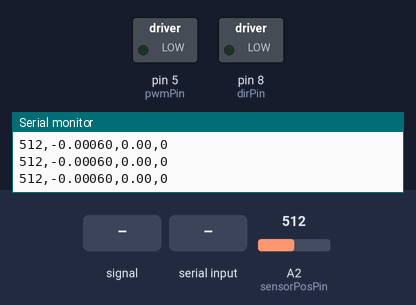
A sketch run on a simulated Arduino Uno, built with avr-gcc and run on an emulated ATmega328P. Parts: switched loads named in the sketch (green lamp = pin HIGH), the last lines printed to the serial monitor. The inputs (shaded band) are chosen by the test bench; at power-on: A2 (sensorPosPin) = 512.

Above: at 1.2 s.
1.3 s: A2 (sensorPosPin) fed a 200 Hz sine of ±460 counts around its level
At 2.5 s:
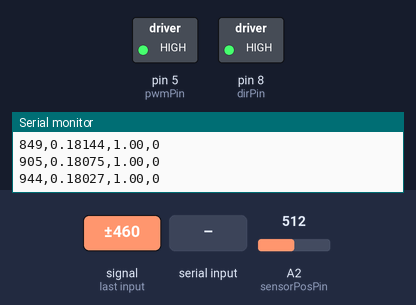
2.8 s: "1\n" received over Serial
5.8 s: "3\n" received over Serial
At 7.42 s:
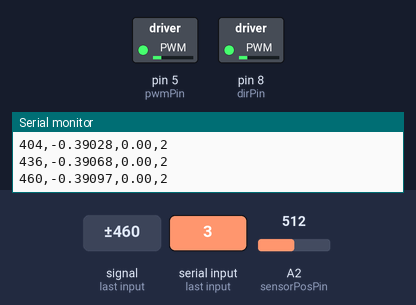
8.8 s: A2 (sensorPosPin) set to 710
10.3 s: A2 (sensorPosPin) set to 745
11.8 s: A2 (sensorPosPin) set to 766
At 12.1 s:
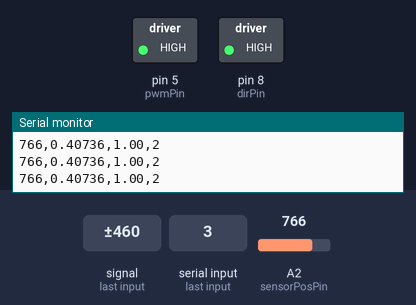
Timing chart, 0 to 14.3 s (numbered marks = the images above; inputs shaded):
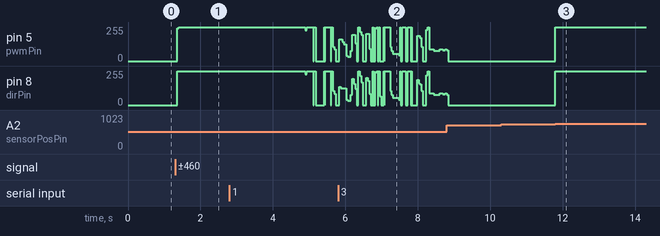

The sketch:

Arduino_Haptic_Final.ino
```cpp
//--------------------------------------------------------------------------
// Tania Morimoto and Allison Okamura, Stanford University
// 11.16.13
// Code to test basic Hapkit functionality (sensing and force output)
// Modified for 601105 @Hallym University
// test at 2019/11/12 at KAIST
// works with 03_Processing-Arduino\sketch03_SerialReceiveDrawFromArduino
//--------------------------------------------------------------------------
// Includes
#include <math.h>

//custom value
int mode = 0;

// Pin declares
int pwmPin = 5; // PWM output pin for motor 1
int dirPin = 8; // direction output pin for motor 1
int sensorPosPin = A2; // input pin for MR sensor
int fsrPin = A3; // input pin for FSR sensor

// Position tracking variables
int updatedPos = 0;     // keeps track of the latest updated value of the MR sensor reading
int rawPos = 0;         // current raw reading from MR sensor
int lastRawPos = 0;     // last raw reading from MR sensor
int lastLastRawPos = 0; // last last raw reading from MR sensor
int flipNumber = 0;     // keeps track of the number of flips over the 180deg mark
int tempOffset = 0;
int rawDiff = 0;
int lastRawDiff = 0;
int rawOffset = 0;
int lastRawOffset = 0;
const int flipThresh = 700;  // threshold to determine whether or not a flip over the 180 degree mark occurred
boolean flipped = false;

// Kinematics variables
double xh = 0;           // position of the handle [m]
double lastXh = 0;     //last x position of the handle
double vh = 0;         //velocity of the handle
double lastVh = 0;     //last velocity of the handle
double lastLastVh = 0; //last last velocity of the handle

// Force output variables
double force = 0;           // force at the handle
double Tp = 0;              // torque of the motor pulley
double duty = 0;            // duty cylce (between 0 and 255)
unsigned int output = 0;    // output command to the motor
int cnt = 0;
// --------------------------------------------------------------
// Setup function -- NO NEED TO EDIT
// --------------------------------------------------------------
void setup()
{
  // Set up serial communication
  Serial.begin(38400);

  // Set PWM frequency
  setPwmFrequency(pwmPin,1);

  // Input pins
  pinMode(sensorPosPin, INPUT); // set MR sensor pin to be an input
  pinMode(fsrPin, INPUT);       // set FSR sensor pin to be an input

  // Output pins
  pinMode(pwmPin, OUTPUT);  // PWM pin for motor A
  pinMode(dirPin, OUTPUT);  // dir pin for motor A

  // Initialize motor
  analogWrite(pwmPin, 0);     // set to not be spinning (0/255)
  digitalWrite(dirPin, LOW);  // set direction

  // Initialize position valiables
  lastLastRawPos = analogRead(sensorPosPin);
  lastRawPos = analogRead(sensorPosPin);
}

// --------------------------------------------------------------
// Serial Event
// Processing으로 받은 키를 처리
// --------------------------------------------------------------
void serialEvent() {
  while (Serial.available()) {
    // get the new byte:
    //char inChar = (char)Serial.read();
    int v = Serial.read();

    char vChar = (char) v;

    // 아래와 유사하게 구현해보세요
    if(vChar=='1')
    {
      mode = 0;
    }
    else if(vChar=='2')
    {
      mode = 1;
    }
    else if(vChar=='3')
    {
      mode = 2;
    }

  }

}

// --------------------------------------------------------------
// Main Loop
// --------------------------------------------------------------
void loop()
{

  //*************************************************************
  //*** Section 1. Compute position in counts (do not change) ***
  //*************************************************************

  // Get voltage output by MR sensor
  rawPos = analogRead(sensorPosPin);  //current raw position from MR sensor

  // Calculate differences between subsequent MR sensor readings
  rawDiff = rawPos - lastRawPos;          //difference btwn current raw position and last raw position
  lastRawDiff = rawPos - lastLastRawPos;  //difference btwn current raw position and last last raw position
  rawOffset = abs(rawDiff);
  lastRawOffset = abs(lastRawDiff);

  // Update position record-keeping vairables
  lastLastRawPos = lastRawPos;
  lastRawPos = rawPos;

  // Keep track of flips over 180 degrees
  if((lastRawOffset > flipThresh) && (!flipped)) { // enter this anytime the last offset is greater than the flip threshold AND it has not just flipped
    if(lastRawDiff > 0) {        // check to see which direction the drive wheel was turning
      flipNumber--;              // cw rotation
    } else {                     // if(rawDiff < 0)
      flipNumber++;              // ccw rotation
    }
    if(rawOffset > flipThresh) { // check to see if the data was good and the most current offset is above the threshold
      updatedPos = rawPos + flipNumber*rawOffset; // update the pos value to account for flips over 180deg using the most current offset
      tempOffset = rawOffset;
    } else {                     // in this case there was a blip in the data and we want to use lastactualOffset instead
      updatedPos = rawPos + flipNumber*lastRawOffset;  // update the pos value to account for any flips over 180deg using the LAST offset
      tempOffset = lastRawOffset;
    }
    flipped = true;            // set boolean so that the next time through the loop won't trigger a flip
  } else {                        // anytime no flip has occurred
    updatedPos = rawPos + flipNumber*tempOffset; // need to update pos based on what most recent offset is
    flipped = false;
  }

  //*************************************************************
  //*** Section 2. Compute position in meters *******************
  //*************************************************************

  // ADD YOUR CODE HERE
  // Define kinematic parameters you may need
     double rh = 0.065659;   //[m]
  // Step 2.1: print updatedPos via serial monitor
     //Serial.println(updatedPos);
  // Step 2.6:
     double ts = -.0107*updatedPos + 4.9513; // Compute the angle of the sector pulley (ts) in degrees based on updatedPos
  // Step 2.7:
     xh = rh*(ts*3.14159/180);       // Compute the position of the handle based on ts
  // Step 2.8: print xh via serial monitor
     //Serial.println(xh,5);
  // Lab 4 Step 2.3: compute handle velocity
     vh = -(.95*.95)*lastLastVh + 2*.95*lastVh + (1-.95)*(1-.95)*(xh-lastXh)/.0001;  // filtered velocity (2nd-order filter)
     lastXh = xh;
     lastLastVh = lastVh;
     lastVh = vh;

  //*************************************************************
  //*** Section 3. Assign a motor output force in Newtons *******
  //*************************************************************

  // ADD YOUR CODE HERE
  // Define kinematic parameters you may need
     double rp = 0.004191;   //[m]
     double rs = 0.073152;   //[m]
  // Step 3.1:
     //force = -0.5; // In lab 3, you will generate a force by simply assigning this to a constant number (in Newtons)
  // Lab 4 Step 1.4: render a VIRTUAL SPRING
     //double k_spring = 30; //[N/m]
     //force = -k_spring*xh;
  // Lab 4 Step 2.4: render a VIRTUAL DAMPER
     //double b_damper = 0.35;
     //force = -b_damper*vh;
  // Lab 4 Step 3.3: render a VIRTUAL TEXTURE using the damping approach (there is a more clever way to do this)
//     double w = .005;  //width of damping area
//     double b_damper = 0.5;
//     for(int i=0; i<9; i=i+2){
//       if((abs(xh)>i*w)&&(abs(xh)<(i+1)*w)){
//         force = -b_damper*vh;
//       } else if((abs(xh)>(i+1)*w)&&(abs(xh)<(i+2)*w)){
//         force = 0;
//       }
//     }
  // render a VIRTUAL WALL
     serialEvent();
     double x_wall = 0.01;// 10 cm

     double k_wall;
     switch(mode)
     {
      case 0:
      k_wall = 900;
      break;
      case 1:
      k_wall = 300;
      break;
      case 2:
      k_wall = 50;
      break;
     }

     if(xh>x_wall) {
       force = -k_wall*(xh-x_wall);
     } else {
       force = 0;
     }
  // Step 3.2:
     Tp = rp/rs * rh * force;    // Compute the require motor pulley torque (Tp) to generate that force

  //*************************************************************
  //*** Section 5. Force output (do not change) *****************
  //*************************************************************

  // Determine correct direction for motor torque
  if(force < 0) {
    digitalWrite(dirPin, HIGH);
  } else {
    digitalWrite(dirPin, LOW);
  }

  // Compute the duty cycle required to generate Tp (torque at the motor pulley)
  duty = sqrt(abs(Tp)/0.03);

  // Make sure the duty cycle is between 0 and 100%
  if (duty > 1) {
    duty = 1;
  } else if (duty < 0) {
    duty = 0;
  }

  // Output
  if(++cnt %20 ==0)
  {
    Serial.print(rawPos);
    Serial.print(",");
    Serial.print(xh,5);
    Serial.print(",");
    Serial.print(duty);
    Serial.print(",");
    Serial.println(mode);
    cnt = 0;
  }

  output = (int)(duty* 255);   // convert duty cycle to output signal
  analogWrite(pwmPin,output);  // output the signal
}

// --------------------------------------------------------------
// Function to set PWM Freq -- DO NOT EDIT
// --------------------------------------------------------------
void setPwmFrequency(int pin, int divisor) {
  byte mode;
  if(pin == 5 || pin == 6 || pin == 9 || pin == 10) {
    switch(divisor) {
      case 1: mode = 0x01; break;
      case 8: mode = 0x02; break;
      case 64: mode = 0x03; break;
      case 256: mode = 0x04; break;
      case 1024: mode = 0x05; break;
      default: return;
    }
    if(pin == 5 || pin == 6) {
      TCCR0B = TCCR0B & 0b11111000 | mode;
    } else {
      TCCR1B = TCCR1B & 0b11111000 | mode;
    }
  } else if(pin == 3 || pin == 11) {
    switch(divisor) {
      case 1: mode = 0x01; break;
      case 8: mode = 0x02; break;
      case 32: mode = 0x03; break;
      case 64: mode = 0x04; break;
      case 128: mode = 0x05; break;
      case 256: mode = 0x06; break;
      case 1024: mode = 0x7; break;
      default: return;
    }
    TCCR2B = TCCR2B & 0b11111000 | mode;
  }
}
```

Measured:
- the behaviour switches between 756 and 757 on A2 (sensorPosPin) (found by bisection; images 2 and 3)
- after the input at 1.3 s, pin 5 (pwmPin), pin 8 (dirPin): 0/255 → 255/255 after 0.06 s
- after the input at 11.8 s, pin 5 (pwmPin), pin 8 (dirPin): 0/255 → 255/255 at once
